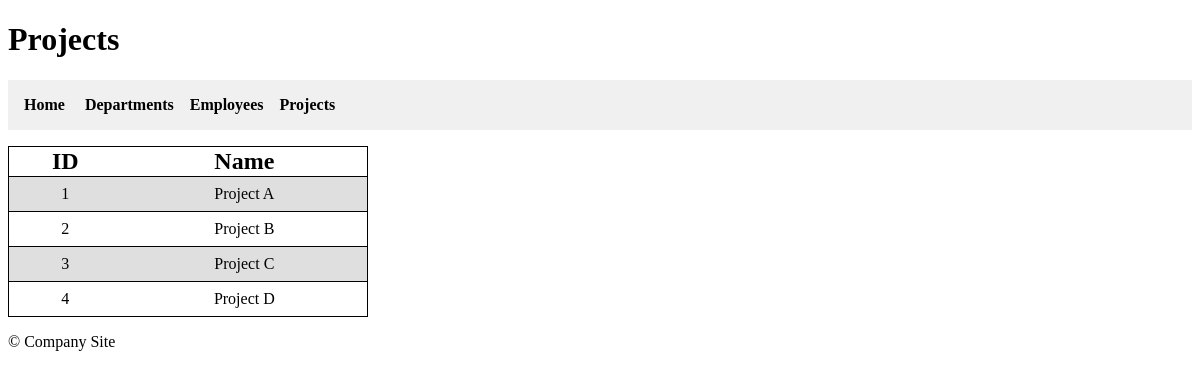
Screenshot of /views/projects/index.php with the database file from the repository.
### tables this page shows
CREATE TABLE project (
    projectId INT PRIMARY KEY NOT NULL AUTO_INCREMENT UNIQUE,
    name VARCHAR(50) NOT NULL
);

### classes/Database.php (called while the page is built, shortened)
<?php
Class Database extends DBCredentials {
    public function __construct() {
        $dsn1 = "mysql:host={$this->host}";
        $dsn2 = ";dbname={$this->dbname}";
        $dsn3 = ";charset=utf8mb4";
        $dsn = $dsn1 . $dsn2 . $dsn3;
        $options = [
            PDO::ATTR_ERRMODE => PDO::ERRMODE_EXCEPTION,
            PDO::ATTR_DEFAULT_FETCH_MODE => PDO::FETCH_ASSOC
        ];
        $this->pdo =
        new PDO($dsn, $this->user, $this->password, $options);
    }
}

### classes/Project.php (called while the page is built, shortened)
<?php
require_once 'Database.php';
class Project extends Database
{
    function getAll(): array|false
    {
        $sql = <<<SQL
        SELECT projectId, name
        FROM project
        SQL;
        try {
            $stmt = $this->pdo->prepare($sql);
            $stmt->execute();
            return $stmt->fetchAll();
        } catch (PDOException $e) {
            return false;
        }
    }
}
?>

### views/projects/index.php (the view, shortened to what this page needs)
<?php
include_once ROOT_PATH . '/public/header.php';
include_once ROOT_PATH . '/public/nav.php';
require_once ROOT_PATH . '/classes/Project.php';
$projects = (new Project())->getAll();
echo <<<HTML
<table class="data-table">
    <thead>
        <tr>
            <th>ID</th>
            <th>Name</th>
        </tr>
    </thead>
    <tbody>
HTML;
foreach ($projects as $project) {
    echo <<<HTML
            <tr class="data-row" onclick="window.location.href='edit.php?id={$project['projectId']}'">
                <td>{$project['projectId']}</td>
                <td>{$project['name']}</td>
            </tr>
    HTML;
}
echo <<<HTML
    </tbody>
</table>
HTML;
include_once ROOT_PATH . '/public/footer.php';

### css/styles.css (style rules this page uses)
.data-table { width: 30vw; border: solid 1px #000; border-collapse: collapse; }
.data-table thead { font-weight: bold; font-size: 24px; text-align: center; border-bottom: solid 1px #000; }
.data-table tbody { text-align: center; }
.data-table tbody tr td { border-bottom: solid 1px #000; }

### rows the page displays
project: projectId "1", name "Project A"
project: projectId "2", name "Project B"
project: projectId "3", name "Project C"
project: projectId "4", name "Project D"

### other values shown
$pageTitle "Projects"
$page "Departments"
$page "Employees"
$page "Projects"
